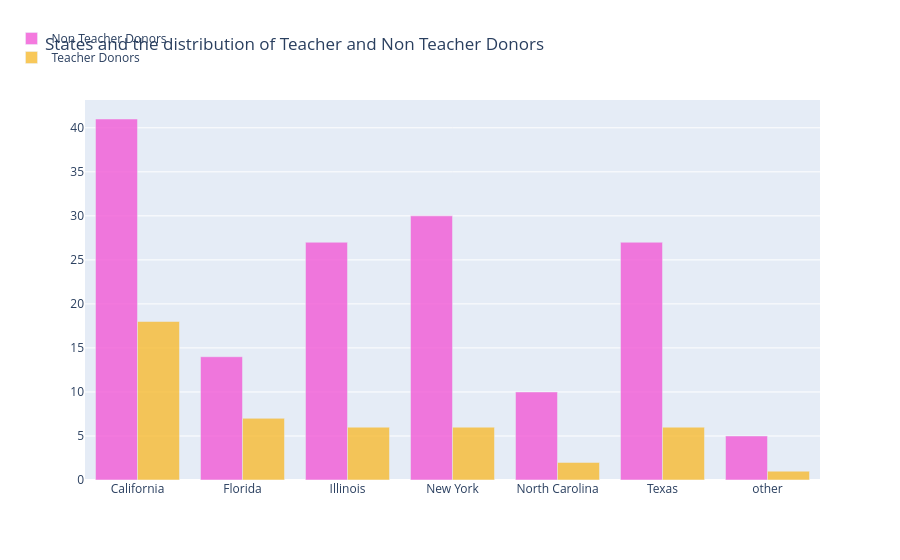

Source (notebook cell):
### Markdown cell above
**Inferencia**  
> - California, con cerca de 300,000 donadores, es el estado con el mayor número de donadores. San Francisco y Los Ángeles son las ciudades principales. California también es el estado con el mayor número de proyectos y escuelas. 
> - Nueva York, Texas y Florida son los otros estados principales con gran número de donadores (aprox. 137K, 134K y 108K). Sus ciudades principales incluyen NYC, Miami, Tampa, Houston y Dallas. 
> - Dakota del Norte, Dakota del Sur, Vermont y Wyoming son los estados con el menor número de donadores. Hay un registro llamado "others" (otros), lo que probablemente indica donadores de otros países.   
> - Entre las ciudades, las tres principales son: Chicago (35K), Nueva York (27K) y Brooklyn (22K). Le siguen Los Ángeles y San Francisco con cerca de 18K y 16K donadores.

<a id="2.4"></a>
### 2.4 Profesores y No Profesores Donadores a través de los estados

### Code cell
# which city and state has maximum teacher donors 
tempdf = donors_df.groupby(['Donor State', 'Donor Is Teacher']).agg({'Donor Is Teacher' : 'count' }).rename(columns={'Donor Is Teacher' : 'Teacher Donor Counts'}).reset_index()

no_df = tempdf[tempdf['Donor Is Teacher']=='No']
no_x = no_df['Donor State']
no_y = no_df['Teacher Donor Counts']
yes_df = tempdf[tempdf['Donor Is Teacher']=='Yes']
yes_x = yes_df['Donor State']
yes_y = yes_df['Teacher Donor Counts']

trace1 = go.Bar(
    x=no_x,
    y=no_y,
    name='Non Teacher Donors',
    marker=dict(color='#f259d6'),
    opacity=0.8
)
trace2 = go.Bar(
    x=yes_x,
    y=yes_y,
    name='Teacher Donors',
    marker=dict(color='#f7bb31'),
    opacity=0.8
)

data = [trace1, trace2]
layout = go.Layout(
    barmode='group',
    legend=dict(dict(x=-.1, y=1.2)),
    title = 'States and the distribution of Teacher and Non Teacher Donors',
)

fig = go.Figure(data=data, layout=layout)
iplot(fig, filename='grouped-bar')

### Figure 1 — Plotly figure (JSON) as saved in the notebook; plotly's stock layout.template omitted (floating-point values rounded to 4 significant figures)
{"data": [{"marker": {"color": "#f259d6"}, "name": "Non Teacher Donors", "opacity": 0.8, "type": "bar", "x": ["California", "Florida", "Illinois", "New York", "North Carolina", "Texas", "other"], "y": [41, 14, 27, 30, 10, 27, 5]}, {"marker": {"color": "#f7bb31"}, "name": "Teacher Donors", "opacity": 0.8, "type": "bar", "x": ["California", "Florida", "Illinois", "New York", "North Carolina", "Texas", "other"], "y": [18, 7, 6, 6, 2, 6, 1]}], "layout": {"barmode": "group", "legend": {"x": -0.1, "y": 1.2}, "title": {"text": "States and the distribution of Teacher and Non Teacher Donors"}}}
